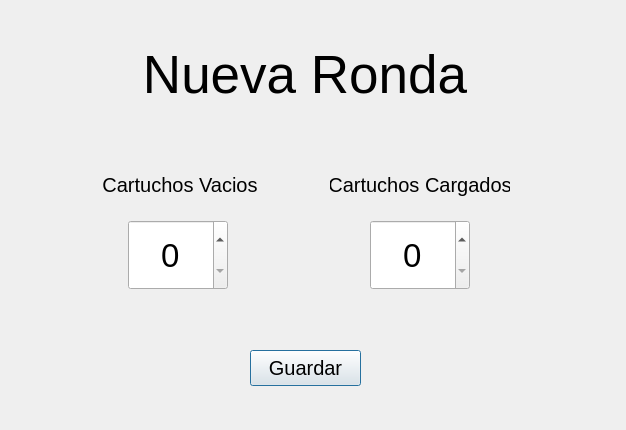
<?xml version="1.0" encoding="UTF-8"?>
<ui version="4.0">
 <class>InitDialog</class>
 <widget class="QDialog" name="InitDialog">
  <property name="geometry">
   <rect>
    <x>0</x>
    <y>0</y>
    <width>626</width>
    <height>430</height>
   </rect>
  </property>
  <property name="windowTitle">
   <string>Dialog</string>
  </property>
  <widget class="QLabel" name="label">
   <property name="geometry">
    <rect>
     <x>130</x>
     <y>20</y>
     <width>350</width>
     <height>110</height>
    </rect>
   </property>
   <property name="font">
    <font>
     <pointsize>40</pointsize>
    </font>
   </property>
   <property name="text">
    <string>Nueva Ronda</string>
   </property>
   <property name="alignment">
    <set>Qt::AlignCenter</set>
   </property>
  </widget>
  <widget class="QLabel" name="label_2">
   <property name="geometry">
    <rect>
     <x>90</x>
     <y>170</y>
     <width>180</width>
     <height>30</height>
    </rect>
   </property>
   <property name="font">
    <font>
     <pointsize>15</pointsize>
    </font>
   </property>
   <property name="text">
    <string>Cartuchos Vacios</string>
   </property>
   <property name="alignment">
    <set>Qt::AlignCenter</set>
   </property>
  </widget>
  <widget class="QLabel" name="label_3">
   <property name="geometry">
    <rect>
     <x>330</x>
     <y>170</y>
     <width>180</width>
     <height>30</height>
    </rect>
   </property>
   <property name="font">
    <font>
     <pointsize>15</pointsize>
    </font>
   </property>
   <property name="text">
    <string>Cartuchos Cargados</string>
   </property>
   <property name="alignment">
    <set>Qt::AlignCenter</set>
   </property>
  </widget>
  <widget class="QSpinBox" name="spinBox">
   <property name="geometry">
    <rect>
     <x>128</x>
     <y>220</y>
     <width>100</width>
     <height>70</height>
    </rect>
   </property>
   <property name="font">
    <font>
     <pointsize>25</pointsize>
    </font>
   </property>
   <property name="focusPolicy">
    <enum>Qt::NoFocus</enum>
   </property>
   <property name="alignment">
    <set>Qt::AlignCenter</set>
   </property>
  </widget>
  <widget class="QSpinBox" name="spinBox_2">
   <property name="geometry">
    <rect>
     <x>370</x>
     <y>220</y>
     <width>100</width>
     <height>70</height>
    </rect>
   </property>
   <property name="font">
    <font>
     <pointsize>25</pointsize>
    </font>
   </property>
   <property name="focusPolicy">
    <enum>Qt::NoFocus</enum>
   </property>
   <property name="alignment">
    <set>Qt::AlignCenter</set>
   </property>
  </widget>
  <widget class="QPushButton" name="pushButton">
   <property name="geometry">
    <rect>
     <x>250</x>
     <y>350</y>
     <width>111</width>
     <height>36</height>
    </rect>
   </property>
   <property name="font">
    <font>
     <pointsize>15</pointsize>
    </font>
   </property>
   <property name="text">
    <string>Guardar</string>
   </property>
  </widget>
 </widget>
 <resources/>
 <connections/>
</ui>
